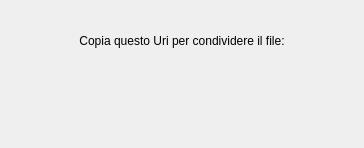
<?xml version="1.0" encoding="UTF-8"?>
<ui version="4.0">
 <class>ShowUriDialog</class>
 <widget class="QDialog" name="ShowUriDialog">
  <property name="geometry">
   <rect>
    <x>0</x>
    <y>0</y>
    <width>364</width>
    <height>148</height>
   </rect>
  </property>
  <property name="windowTitle">
   <string>Dialog</string>
  </property>
  <layout class="QGridLayout" name="gridLayout">
   <item row="0" column="0">
    <spacer name="horizontalSpacer">
     <property name="orientation">
      <enum>Qt::Horizontal</enum>
     </property>
     <property name="sizeHint" stdset="0">
      <size>
       <width>55</width>
       <height>20</height>
      </size>
     </property>
    </spacer>
   </item>
   <item row="0" column="1">
    <widget class="QLabel" name="label">
     <property name="text">
      <string>Copia questo Uri per condividere il file:</string>
     </property>
     <property name="alignment">
      <set>Qt::AlignCenter</set>
     </property>
    </widget>
   </item>
   <item row="0" column="2">
    <spacer name="horizontalSpacer_2">
     <property name="orientation">
      <enum>Qt::Horizontal</enum>
     </property>
     <property name="sizeHint" stdset="0">
      <size>
       <width>55</width>
       <height>20</height>
      </size>
     </property>
    </spacer>
   </item>
   <item row="1" column="0">
    <spacer name="horizontalSpacer_3">
     <property name="orientation">
      <enum>Qt::Horizontal</enum>
     </property>
     <property name="sizeHint" stdset="0">
      <size>
       <width>55</width>
       <height>20</height>
      </size>
     </property>
    </spacer>
   </item>
   <item row="1" column="1">
    <widget class="QLabel" name="UriLabel">
     <property name="text">
      <string/>
     </property>
     <property name="textFormat">
      <enum>Qt::RichText</enum>
     </property>
     <property name="alignment">
      <set>Qt::AlignCenter</set>
     </property>
     <property name="textInteractionFlags">
      <set>Qt::LinksAccessibleByMouse|Qt::TextSelectableByMouse</set>
     </property>
    </widget>
   </item>
   <item row="1" column="2">
    <spacer name="horizontalSpacer_4">
     <property name="orientation">
      <enum>Qt::Horizontal</enum>
     </property>
     <property name="sizeHint" stdset="0">
      <size>
       <width>55</width>
       <height>20</height>
      </size>
     </property>
    </spacer>
   </item>
  </layout>
 </widget>
 <resources/>
 <connections/>
</ui>
